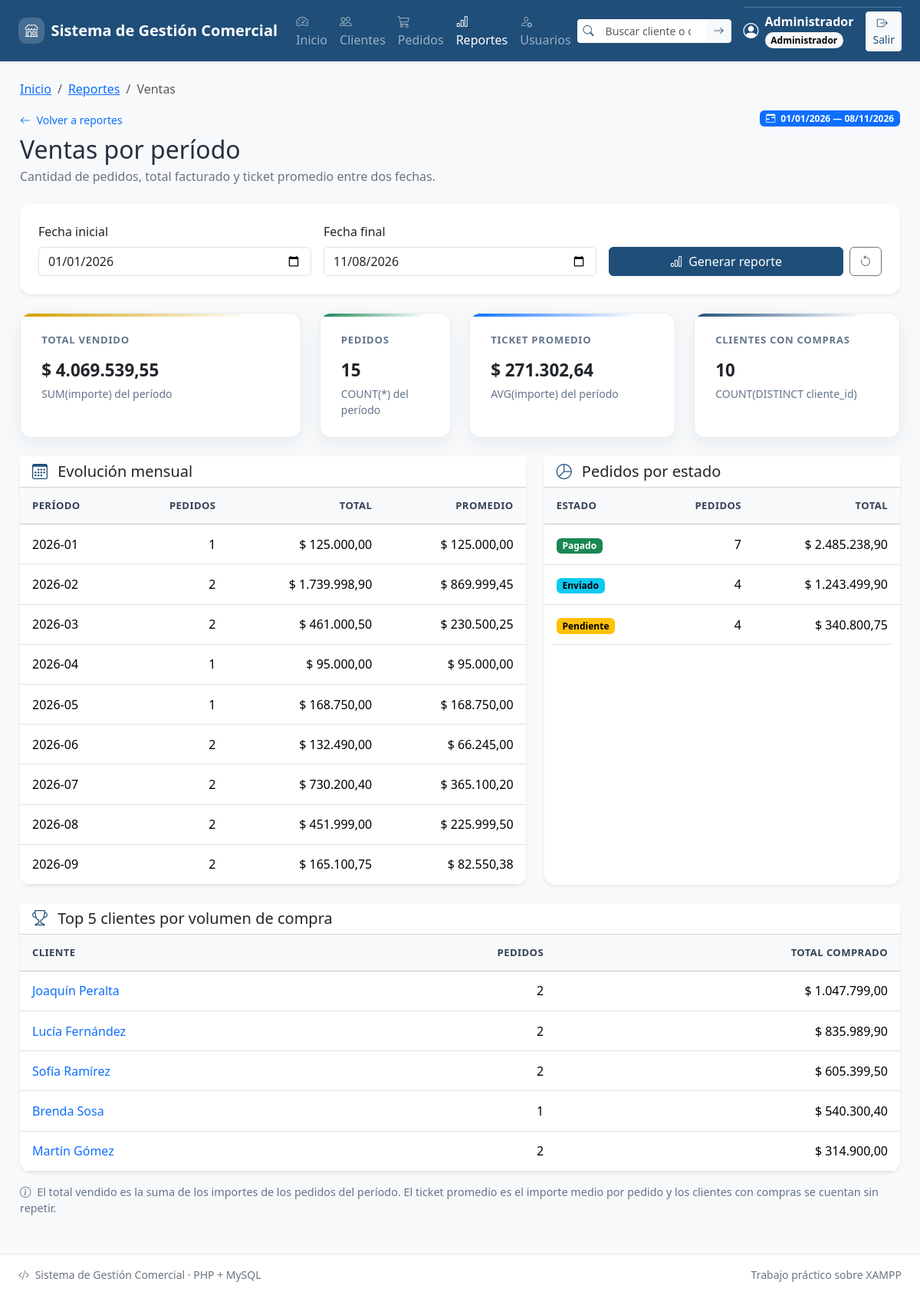
/reportes/ventas.php (signed in), run on the app's committed database.
### tables this page shows
CREATE TABLE IF NOT EXISTS `clientes` (
  `id` INT(11) NOT NULL AUTO_INCREMENT,
  `nombre` VARCHAR(80) NOT NULL,
  `email` VARCHAR(120) NOT NULL,
  `telefono` VARCHAR(30) DEFAULT NULL,
  `ciudad` VARCHAR(60) DEFAULT NULL,
  `fecha_alta` DATE NOT NULL,
  PRIMARY KEY (`id`)
);

### includes/funciones.php (called while the page is built, shortened)
<?php
function e($texto): string
{
    return htmlspecialchars(
        (string) ($texto ?? ''),
        ENT_QUOTES | ENT_SUBSTITUTE,
        'UTF-8'
    );
}
    ?>
    <?php
function texto_get(string $campo): string
{
    $valor = $_GET[$campo] ?? '';
    return is_string($valor) ? trim($valor) : '';
}
function estados_pedido(): array
{
    return [
        'pendiente' => 'Pendiente',
        'pagado' => 'Pagado',
        'enviado' => 'Enviado',
        'cancelado' => 'Cancelado',
    ];
}
function etiqueta_estado_pedido(string $estado): string
{
    return estados_pedido()[$estado] ?? 'Sin estado';
}
function clase_estado_pedido(string $estado): string
{
    return match ($estado) {
        'pendiente' => 'text-bg-warning',
        'pagado' => 'text-bg-success',
        'enviado' => 'text-bg-info',
        'cancelado' => 'text-bg-secondary',
        default => 'text-bg-light border',
    };
}
function fecha_iso_valida(string $fecha): bool
{
    $objeto = DateTimeImmutable::createFromFormat('!Y-m-d', $fecha);
    $errores = DateTimeImmutable::getLastErrors();
    return $objeto !== false
        && ($errores === false || ($errores['warning_count'] === 0 && $errores['error_count'] === 0))
        && $objeto->format('Y-m-d') === $fecha;
}
function fecha_mostrar(?string $fecha): string
{
    $fecha = (string) ($fecha ?? '');
    return date('d/m/Y', strtotime($fecha));
}
function importe_mostrar(float|int|string|null $importe): string
{
    return '$ ' . number_format((float) $importe, 2, ',', '.');
}
function periodo_reportes(string $desde, string $hasta): array
{
    $inicioAnio = date('Y-01-01');
    $hoy = date('Y-m-d');
    $errores = [];
    if ($desde === '') {
        $desde = $inicioAnio;
    }
    if ($hasta === '') {
        $hasta = $hoy;
    }
    return [
        'desde' => $desde,
        'hasta' => $hasta,
        'errores' => $errores,
    ];
}
    ?>

### reportes/ventas.php (the view, shortened to what this page needs)
<?php
require_once __DIR__ . '/../config/conexion.php';
require_once __DIR__ . '/../includes/funciones.php';
$periodo = periodo_reportes(texto_get('desde'), texto_get('hasta'));
$desde = $periodo['desde'];
$hasta = $periodo['hasta'];
try {
    $stmtResumen = $pdo->prepare(
        'SELECT COUNT(*) AS cantidad,
                COALESCE(SUM(importe), 0) AS total,
                COALESCE(AVG(importe), 0) AS promedio,
                COUNT(DISTINCT cliente_id) AS clientes
         FROM pedidos
         WHERE fecha_pedido BETWEEN :desde AND :hasta'
    );
    $stmtResumen->execute([':desde' => $desde, ':hasta' => $hasta]);
    $resumen = $stmtResumen->fetch() ?: [
        'cantidad' => 0,
        'total' => 0,
        'promedio' => 0,
        'clientes' => 0,
    ];
    $stmtMes = $pdo->prepare(
        "SELECT DATE_FORMAT(fecha_pedido, '%Y-%m') AS periodo,
                COUNT(*) AS cantidad,
                COALESCE(SUM(importe), 0) AS total,
                COALESCE(AVG(importe), 0) AS promedio
         FROM pedidos
         WHERE fecha_pedido BETWEEN :desde AND :hasta
         GROUP BY DATE_FORMAT(fecha_pedido, '%Y-%m')
         ORDER BY periodo ASC"
    );
    $stmtMes->execute([':desde' => $desde, ':hasta' => $hasta]);
    $porMes = $stmtMes->fetchAll();
    $stmtEstado = $pdo->prepare(
        'SELECT estado,
                COUNT(*) AS cantidad,
                COALESCE(SUM(importe), 0) AS total,
                COALESCE(AVG(importe), 0) AS promedio
         FROM pedidos
         WHERE fecha_pedido BETWEEN :desde AND :hasta
         GROUP BY estado
         ORDER BY total DESC'
    );
    $stmtEstado->execute([':desde' => $desde, ':hasta' => $hasta]);
    $porEstado = $stmtEstado->fetchAll();
    $stmtTop = $pdo->prepare(
        'SELECT c.id, c.nombre, COUNT(p.id) AS cantidad,
                COALESCE(SUM(p.importe), 0) AS total
         FROM pedidos p
         INNER JOIN clientes c ON c.id = p.cliente_id
         WHERE p.fecha_pedido BETWEEN :desde AND :hasta
         GROUP BY c.id, c.nombre
         ORDER BY total DESC, cantidad DESC
         LIMIT 5'
    );
    $stmtTop->execute([':desde' => $desde, ':hasta' => $hasta]);
    $topClientes = $stmtTop->fetchAll();
} catch (PDOException $error) {
    registrar_error($error, 'reportes/ventas');
    http_response_code(500);
    exit('No se pudo generar el reporte de ventas.');
}
require_once __DIR__ . '/../includes/header.php';
require_once __DIR__ . '/../includes/menu.php';
require_once __DIR__ . '/../includes/breadcrumbs.php';
?>
<main id="contenidoPrincipal" class="contenedor">
    <div class="d-flex flex-column flex-md-row justify-content-between
                align-items-md-start gap-3 mb-4">
        <div>
            <a href="index.php" class="small text-decoration-none">
                <i class="bi bi-arrow-left me-1" aria-hidden="true"></i>
                Volver a reportes
            </a>
            <h2 class="mt-2 mb-1">Ventas por período</h2>
            <p class="text-secondary mb-0">
                Cantidad de pedidos, total facturado y ticket promedio entre
                dos fechas.
            </p>
        </div>
        <span class="badge text-bg-primary align-self-start">
            <i class="bi bi-calendar-range me-1" aria-hidden="true"></i>
            <?= e(fecha_mostrar($desde)) ?> — <?= e(fecha_mostrar($hasta)) ?>
        </span>
    </div>
    <form method="GET" action="ventas.php" class="card border-0 shadow-sm mb-4">
        <div class="card-body p-4">
            <div class="row g-3 align-items-end">
                <div class="col-12 col-md-4">
                    <label for="desde" class="form-label">Fecha inicial</label>
                    <input id="desde" name="desde" type="date"
                           class="form-control" value="<?= e($desde) ?>" required>
                </div>
                <div class="col-12 col-md-4">
                    <label for="hasta" class="form-label">Fecha final</label>
                    <input id="hasta" name="hasta" type="date"
                           class="form-control" value="<?= e($hasta) ?>" required>
                </div>
                <div class="col-12 col-md-4 d-flex gap-2">
                    <button type="submit" class="btn btn-primary flex-grow-1">
                        <i class="bi bi-bar-chart me-1" aria-hidden="true"></i>
                        Generar reporte
                    </button>
                    <a href="ventas.php" class="btn btn-outline-secondary"
                       aria-label="Restablecer período">
                        <i class="bi bi-arrow-counterclockwise" aria-hidden="true"></i>
                    </a>
                </div>
            </div>
        </div>
    </form>
    <div class="row g-4 mb-4">
        <div class="col-12 col-md-6 col-xl-4">
            <div class="card dashboard-stat dashboard-stat-ventas border-0 shadow-sm h-100">
                <div class="card-body">
                    <p class="dashboard-stat-label">Total vendido</p>
                    <p class="indicador-valor mb-0">
                        <?= e(importe_mostrar($resumen['total'])) ?>
                    </p>
                    <p class="dashboard-stat-meta">SUM(importe) del período</p>
                </div>
            </div>
        </div>
        <div class="col-12 col-md-6 col-xl-2">
            <div class="card dashboard-stat dashboard-stat-pedidos border-0 shadow-sm h-100">
                <div class="card-body">
                    <p class="dashboard-stat-label">Pedidos</p>
                    <p class="indicador-valor mb-0">
                        <?= (int) $resumen['cantidad'] ?>
                    </p>
                    <p class="dashboard-stat-meta">COUNT(*) del período</p>
                </div>
            </div>
        </div>
        <div class="col-12 col-md-6 col-xl-3">
            <div class="card dashboard-stat dashboard-stat-promedio border-0 shadow-sm h-100">
                <div class="card-body">
                    <p class="dashboard-stat-label">Ticket promedio</p>
                    <p class="indicador-valor mb-0">
                        <?= e(importe_mostrar($resumen['promedio'])) ?>
                    </p>
                    <p class="dashboard-stat-meta">AVG(importe) del período</p>
                </div>
            </div>
        </div>
        <div class="col-12 col-md-6 col-xl-3">
            <div class="card dashboard-stat dashboard-stat-clientes border-0 shadow-sm h-100">
                <div class="card-body">
                    <p class="dashboard-stat-label">Clientes con compras</p>
                    <p class="indicador-valor mb-0">
                        <?= (int) $resumen['clientes'] ?>
                    </p>
                    <p class="dashboard-stat-meta">COUNT(DISTINCT cliente_id)</p>
                </div>
            </div>
        </div>
    </div>
    <div class="row g-4">
        <div class="col-12 col-xl-7">
            <div class="card border-0 shadow-sm h-100">
                <div class="card-header bg-white">
                    <h3 class="h5 mb-0">
                        <i class="bi bi-calendar3 me-2 text-primary" aria-hidden="true"></i>
                        Evolución mensual
                    </h3>
                </div>
                <div class="table-responsive">
                    <table class="table table-hover align-middle mb-0">
                        <thead class="table-light">
                            <tr>
                                <th scope="col">Período</th>
                                <th scope="col" class="text-end">Pedidos</th>
                                <th scope="col" class="text-end">Total</th>
                                <th scope="col" class="text-end">Promedio</th>
                            </tr>
                        </thead>
                        <tbody>
                            <?php if (!$porMes): ?>
                                <tr>
                                    <td colspan="4" class="text-center text-secondary py-4">
                                        No hay ventas en el período.
                                    </td>
                                </tr>
                            <?php else: ?>
                                <?php foreach ($porMes as $fila): ?>
                                    <tr>
                                        <td><?= e($fila['periodo']) ?></td>
                                        <td class="text-end"><?= (int) $fila['cantidad'] ?></td>
                                        <td class="text-end text-nowrap">
                                            <?= e(importe_mostrar($fila['total'])) ?>
                                        </td>
                                        <td class="text-end text-nowrap">
                                            <?= e(importe_mostrar($fila['promedio'])) ?>
                                        </td>
                                    </tr>
                                <?php endforeach; ?>
                            <?php endif; ?>
                        </tbody>
                    </table>
                </div>
            </div>
        </div>
        <div class="col-12 col-xl-5">
            <div class="card border-0 shadow-sm h-100">
                <div class="card-header bg-white">
                    <h3 class="h5 mb-0">
                        <i class="bi bi-pie-chart me-2 text-primary" aria-hidden="true"></i>
                        Pedidos por estado
                    </h3>
                </div>
                <div class="table-responsive">
                    <table class="table table-hover align-middle mb-0">
                        <thead class="table-light">
                            <tr>
                                <th scope="col">Estado</th>
                                <th scope="col" class="text-end">Pedidos</th>
                                <th scope="col" class="text-end">Total</th>
                            </tr>
                        </thead>
                        <tbody>
                            <?php if (!$porEstado): ?>
                                <tr>
                                    <td colspan="3" class="text-center text-secondary py-4">
                                        Sin datos.
                                    </td>
                                </tr>
                            <?php else: ?>
                                <?php foreach ($porEstado as $fila): ?>
                                    <tr>
                                        <td>
                                            <span class="badge <?= e(clase_estado_pedido((string) $fila['estado'])) ?>">
                                                <?= e(etiqueta_estado_pedido((string) $fila['estado'])) ?>
                                            </span>
                                        </td>
                                        <td class="text-end"><?= (int) $fila['cantidad'] ?></td>
                                        <td class="text-end text-nowrap">
                                            <?= e(importe_mostrar($fila['total'])) ?>
                                        </td>
                                    </tr>
                                <?php endforeach; ?>
                            <?php endif; ?>
                        </tbody>
                    </table>
                </div>
            </div>
        </div>
    </div>
    <div class="card border-0 shadow-sm mt-4">
        <div class="card-header bg-white">
            <h3 class="h5 mb-0">
                <i class="bi bi-trophy me-2 text-primary" aria-hidden="true"></i>
                Top 5 clientes por volumen de compra
            </h3>
        </div>
        <div class="table-responsive">
            <table class="table table-hover align-middle mb-0">
                <thead class="table-light">
                    <tr>
                        <th scope="col">Cliente</th>
                        <th scope="col" class="text-end">Pedidos</th>
                        <th scope="col" class="text-end">Total comprado</th>
                    </tr>
                </thead>
                <tbody>
                    <?php if (!$topClientes): ?>
                        <tr>
                            <td colspan="3" class="text-center text-secondary py-4">
                                No hay clientes con compras en el período.
                            </td>
                        </tr>
                    <?php else: ?>
                        <?php foreach ($topClientes as $fila): ?>
                            <tr>
                                <td>
                                    <a href="../clientes/ver.php?id=<?= (int) $fila['id'] ?>"
                                       class="text-decoration-none">
                                        <?= e($fila['nombre']) ?>
                                    </a>
                                </td>
                                <td class="text-end"><?= (int) $fila['cantidad'] ?></td>
                                <td class="text-end text-nowrap">
                                    <?= e(importe_mostrar($fila['total'])) ?>
                                </td>
                            </tr>
                        <?php endforeach; ?>
                    <?php endif; ?>
                </tbody>
            </table>
        </div>
    </div>
    <p class="mt-3 nota">
        <i class="bi bi-info-circle me-1" aria-hidden="true"></i>
        El total vendido es la suma de los importes de los pedidos del período.
        El ticket promedio es el importe medio por pedido y los clientes con
        compras se cuentan sin repetir.
    </p>
</main>
<?php require_once __DIR__ . '/../includes/footer.php'; ?>

### data on the page
clientes: nombre "Joaquín Peralta", cantidad "2", total "$ 1.047.799,00"
clientes: nombre "Lucía Fernández", cantidad "2", total "$ 835.989,90"
clientes: nombre "Sofía Ramírez", cantidad "2", total "$ 605.399,50"
clientes: nombre "Brenda Sosa", cantidad "1", total "$ 540.300,40"
clientes: nombre "Martín Gómez", cantidad "2", total "$ 314.900,00"

### other printed values
$nombreUsuario "Administrador"
etiqueta_rol($rol) "Administrador"
$texto "Inicio"
$texto "Reportes"
$texto "Ventas"
fecha_mostrar($desde) "01/01/2026"
fecha_mostrar($hasta) "08/11/2026"
importe_mostrar($resumen['total']) "$ 4.069.539,55"
$resumen['cantidad'] "15"
importe_mostrar($resumen['promedio']) "$ 271.302,64"
$resumen['clientes'] "10"
$fila['periodo'] "2026-01"
$fila['cantidad'] "1"
importe_mostrar($fila['total']) "$ 125.000,00"
importe_mostrar($fila['promedio']) "$ 125.000,00"
